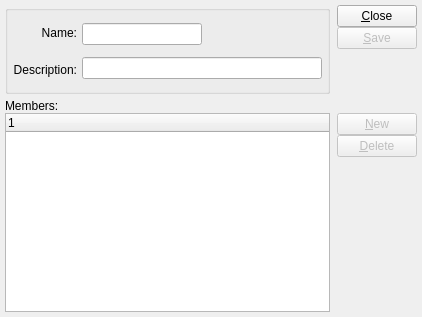
<?xml version="1.0" encoding="UTF-8"?>
<ui version="4.0">
 <comment>This file is part of the xTuple ERP: PostBooks Edition, a free and
open source Enterprise Resource Planning software suite,
Copyright (c) 1999-2019 by OpenMFG LLC, d/b/a xTuple.
It is licensed to you under the Common Public Attribution License
version 1.0, the full text of which (including xTuple-specific Exhibits)
is available at www.xtuple.com/CPAL.  By using this software, you agree
to be bound by its terms.</comment>
 <class>crmGroup</class>
 <widget class="QDialog" name="crmGroup">
  <property name="geometry">
   <rect>
    <x>0</x>
    <y>0</y>
    <width>422</width>
    <height>317</height>
   </rect>
  </property>
  <property name="windowTitle">
   <string>Group</string>
  </property>
  <layout class="QVBoxLayout">
   <property name="spacing">
    <number>5</number>
   </property>
   <property name="margin">
    <number>5</number>
   </property>
   <item>
    <layout class="QHBoxLayout">
     <property name="spacing">
      <number>7</number>
     </property>
     <property name="margin">
      <number>0</number>
     </property>
     <item>
      <widget class="QGroupBox" name="GroupBox1">
       <property name="title">
        <string/>
       </property>
       <layout class="QHBoxLayout">
        <property name="spacing">
         <number>7</number>
        </property>
       <property name="margin">
        <number>5</number>
       </property>
        <item>
         <layout class="QHBoxLayout">
          <property name="spacing">
           <number>5</number>
          </property>
          <property name="margin">
           <number>0</number>
          </property>
          <item>
           <layout class="QVBoxLayout">
            <property name="spacing">
             <number>5</number>
            </property>
            <property name="margin">
             <number>0</number>
            </property>
            <item>
             <widget class="QLabel" name="_nameLit">
              <property name="text">
               <string>Name:</string>
              </property>
              <property name="alignment">
               <set>Qt::AlignRight|Qt::AlignTrailing|Qt::AlignVCenter</set>
              </property>
             </widget>
            </item>
            <item>
             <widget class="QLabel" name="_descripLit">
              <property name="text">
               <string>Description:</string>
              </property>
              <property name="alignment">
               <set>Qt::AlignRight|Qt::AlignTrailing|Qt::AlignVCenter</set>
              </property>
             </widget>
            </item>
           </layout>
          </item>
          <item>
           <layout class="QVBoxLayout">
            <property name="spacing">
             <number>5</number>
            </property>
            <property name="margin">
            <number>0</number>
            </property>
            <item>
             <layout class="QHBoxLayout">
              <property name="spacing">
               <number>0</number>
              </property>
              <property name="margin">
               <number>0</number>
              </property>
              <item>
               <widget class="XLineEdit" name="_name"/>
              </item>
              <item>
               <spacer>
                <property name="orientation">
                 <enum>Qt::Horizontal</enum>
                </property>
                <property name="sizeType">
                 <enum>QSizePolicy::Expanding</enum>
                </property>
                <property name="sizeHint" stdset="0">
                 <size>
                  <width>20</width>
                  <height>20</height>
                 </size>
                </property>
               </spacer>
              </item>
             </layout>
            </item>
            <item>
             <widget class="XLineEdit" name="_descrip"/>
            </item>
           </layout>
          </item>
         </layout>
        </item>
       </layout>
      </widget>
     </item>
     <item>
      <layout class="QVBoxLayout">
       <property name="spacing">
        <number>0</number>
       </property>
       <property name="margin">
        <number>0</number>
       </property>

       <item>
        <widget class="QPushButton" name="_close">
         <property name="text">
          <string>&amp;Close</string>
         </property>
        </widget>
       </item>
       <item>
        <widget class="QPushButton" name="_save">
         <property name="text">
          <string>&amp;Save</string>
         </property>
         <property name="autoDefault">
          <bool>true</bool>
         </property>
         <property name="default">
          <bool>true</bool>
         </property>
         <property name="enabled">
          <bool>false</bool>
         </property>
        </widget>
       </item>
       <item>
        <spacer>
         <property name="orientation">
          <enum>Qt::Vertical</enum>
         </property>
         <property name="sizeType">
          <enum>QSizePolicy::Preferred</enum>
         </property>
         <property name="sizeHint" stdset="0">
          <size>
           <width>20</width>
           <height>45</height>
          </size>
         </property>
        </spacer>
       </item>
      </layout>
     </item>
    </layout>
   </item>
   <item>
    <layout class="QVBoxLayout">
     <property name="spacing">
      <number>0</number>
     </property>
     <property name="margin">
      <number>0</number>
     </property>

     <item>
      <widget class="QLabel" name="_memberLit">
       <property name="text">
        <string>Members:</string>
       </property>
      </widget>
     </item>
     <item>
      <layout class="QHBoxLayout">
       <property name="spacing">
        <number>7</number>
       </property>
       <property name="margin">
        <number>0</number>
       </property>
       <item>
        <widget class="XTreeWidget" name="_grpitem"/>
       </item>
       <item>
        <layout class="QVBoxLayout">
         <property name="spacing">
          <number>0</number>
         </property>
         <property name="margin">
          <number>0</number>
         </property>
         <item>
          <layout class="QVBoxLayout">
           <property name="spacing">
            <number>0</number>
           </property>
           <property name="margin">
            <number>0</number>
           </property>
           <item>
            <widget class="QPushButton" name="_new">
             <property name="text">
              <string>&amp;New</string>
             </property>
             <property name="enabled">
              <bool>false</bool>
             </property>
            </widget>
           </item>
           <item>
            <widget class="QPushButton" name="_delete">
             <property name="enabled">
              <bool>false</bool>
             </property>
             <property name="text">
              <string>&amp;Delete</string>
             </property>
            </widget>
           </item>
          </layout>
         </item>
         <item>
          <spacer>
           <property name="orientation">
            <enum>Qt::Vertical</enum>
           </property>
           <property name="sizeType">
            <enum>QSizePolicy::Expanding</enum>
           </property>
           <property name="sizeHint" stdset="0">
            <size>
             <width>20</width>
             <height>20</height>
            </size>
           </property>
          </spacer>
         </item>
        </layout>
       </item>
      </layout>
     </item>
    </layout>
   </item>
  </layout>
 </widget>
 <layoutdefault spacing="5" margin="5"/>
 <customwidgets>
  <customwidget>
   <class>XLineEdit</class>
   <extends>QLineEdit</extends>
   <header>xlineedit.h</header>
  </customwidget>
  <customwidget>
   <class>XTreeWidget</class>
   <extends>QTreeWidget</extends>
   <header>xtreewidget.h</header>
  </customwidget>
 </customwidgets>
 <tabstops>
  <tabstop>_name</tabstop>
  <tabstop>_descrip</tabstop>
  <tabstop>_grpitem</tabstop>
  <tabstop>_delete</tabstop>
  <tabstop>_new</tabstop>
  <tabstop>_close</tabstop>
 </tabstops>
 <resources/>
 <connections/>
</ui>
